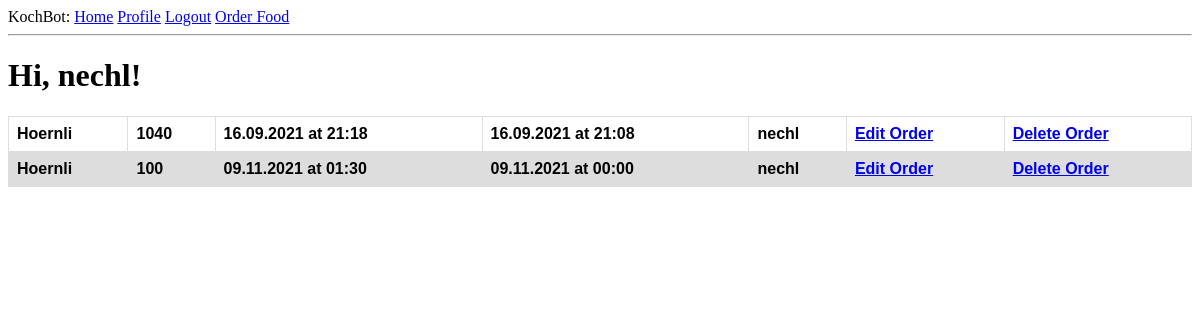
Before: /index (signed in) with the older database file.
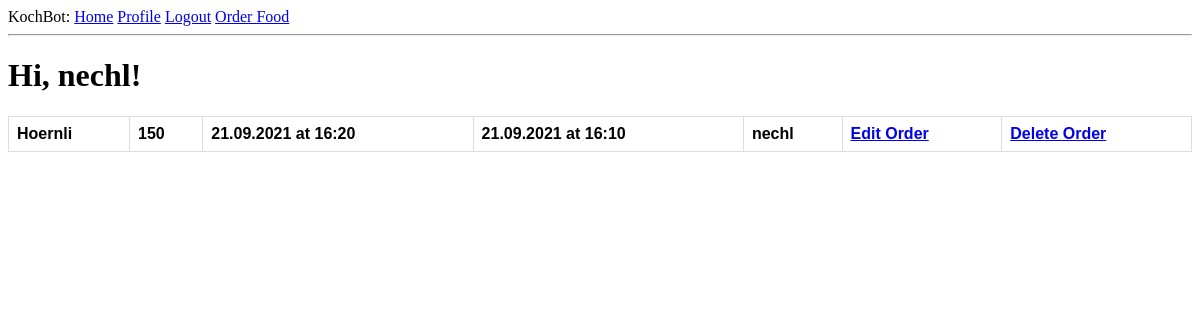
After: the same page with the newer database file.
### app/models.py (models this page shows, shortened)
class User(UserMixin, db.Model):
    id = db.Column(db.Integer, primary_key=True)
    username = db.Column(db.String(64), index=True, unique=True)
    email = db.Column(db.String(120), index=True, unique=True)
    password_hash = db.Column(db.String(128))
    orders = db.relationship('Order', backref='author', lazy='dynamic')

class Order(db.Model):
    id = db.Column(db.Integer, primary_key = True)
    food = db.Column(db.String(140))
    timestamp = db.Column(db.DateTime,  default=datetime.utcnow)
    amount = db.Column(db.Integer())
    finished_at = db.Column(db.DateTime, index = True)
    start_at = db.Column(db.DateTime)
    user_id = db.Column(db.Integer, db.ForeignKey('user.id'))

### app/routes.py (the view)
@app.route('/')
@app.route('/index')
@login_required
def index():
    orders = Order.query.order_by(Order.finished_at.asc()).all()
    return render_template('index.html', title='Home', orders=orders)

### app/models.py (called while the page is built)
@login.user_loader
def load_user(id):
    return User.query.get(int(id))

### app/templates/index.html
{% extends "base.html" %}
{% block content %}
    <div class="MainContent">
        <h1>Hi, {{ current_user.username }}!</h1>
        <table id="orders">
            {% for order in orders %}
                {% include '_order.html' %}
            {% endfor %}
        </table>
    </div>
{% endblock %}

### app/templates/base.html (shortened to what this page needs)
<html>
    <head>
        <link rel="stylesheet" href=" {{ url_for('static', filename='style/style.css') }}">
    </head>
    <body>
        <div>
            KochBot:
                <a href="{{ url_for('index') }}">Home</a>
                {% if current_user.is_anonymous %}
                <a href="{{ url_for('login') }}">Login</a>
                {% else %}
                <a href="{{ url_for('user', username=current_user.username) }}">Profile</a>
                <a href="{{ url_for('logout') }}">Logout</a>
                {% endif %}
                <a href="{{ url_for('order') }}">Order Food</a>
        </div>
        <hr>
        {% block content %}{% endblock %}
    </body>
</html>

### app/templates/_order.html
<tr id="orders">
    <th id="orders">{{ order.food }}</th>
    <th id="orders">{{ order.amount }}</th>
    <th id="orders">{{ order.finished_at.strftime("%d.%m.%Y at %H:%M") }}</th>
    <th id="orders">{{ order.start_at.strftime("%d.%m.%Y at %H:%M") }}</th>
    <th id="orders">{{ order.user_id }}</th>
    <th id="orders"><a href="{{ url_for('edit_order', id=order.id) }}">Edit Order</a></th>
    <th id="orders"><a href="{{ url_for('delete_order', id=order.id) }}">Delete Order</a></th>
</tr>

### app/static/style/style.css (style rules this page uses)
table#orders { font-family: Arial, sans-serif; font-style:normal; border-collapse: collapse; width: 100%; }
td#orders, th#orders { border: 1px solid #dddddd; text-align: left; padding: 8px; }
.MainContent { background-color: white; }

Changed rows visible on the page:
removed Order: food "Hoernli", amount "1040", finished_at "16.09.2021 at 21:18", start_at "16.09.2021 at 21:08", user_id "nechl"
removed Order: food "Hoernli", amount "100", finished_at "09.11.2021 at 01:30", start_at "09.11.2021 at 00:00", user_id "nechl"
added Order: food "Hoernli", amount "150", finished_at "21.09.2021 at 16:20", start_at "21.09.2021 at 16:10", user_id "nechl"
